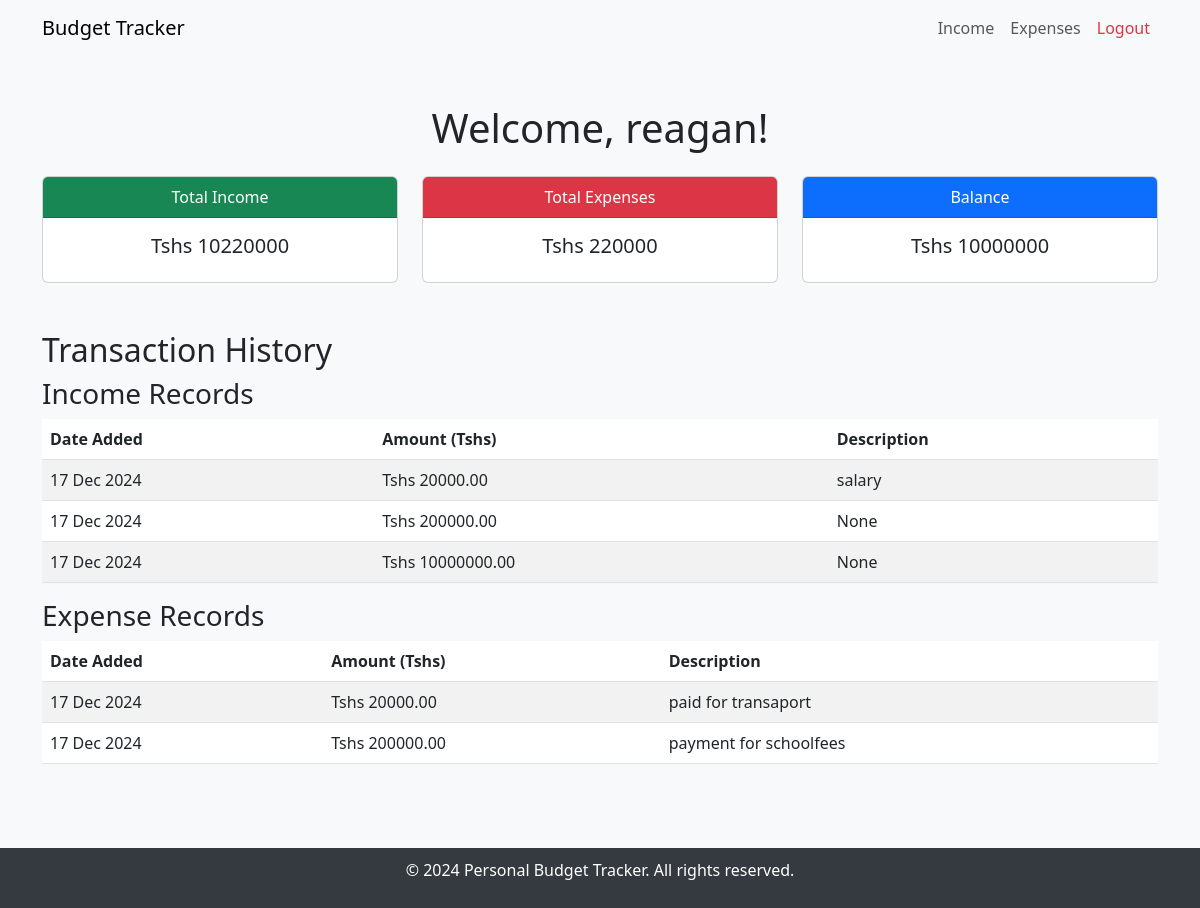
The page /dashboard/ (signed in) on the database its author committed.
### post/models.py (models this page shows, shortened)
class Income(models.Model):
    user = models.ForeignKey(User, on_delete=models.CASCADE, related_name="incomes")
    amount = models.DecimalField(max_digits=10, decimal_places=2)
    time_period = models.CharField(
        max_length=10,
        choices=[('Monthly', 'Monthly'), ('Yearly', 'Yearly')],
        default='Monthly'  # Default to 'Monthly' if no selection is made
    )
    description = models.TextField(blank=True,null=True)
    date_added = models.DateTimeField(auto_now_add=True)

class Expense(models.Model):
    user = models.ForeignKey(User, on_delete=models.CASCADE, related_name="expenses")
    amount = models.DecimalField(max_digits=10, decimal_places=2)
    category = models.CharField(max_length=50)
    date = models.DateField()
    description = models.TextField(blank=True, null=True)
    date_added = models.DateTimeField(auto_now_add=True)

### post/views.py (the view)
# urls.py: path('dashboard/',views.dashboard,name="dashboard"),
@login_required
def dashboard(request):
    total_income = Income.objects.filter(user=request.user).aggregate(Sum('amount'))['amount__sum'] or 0
    total_expenses = Expense.objects.filter(user=request.user).aggregate(Sum('amount'))['amount__sum'] or 0
    balance = total_income - total_expenses
    income_records = Income.objects.filter(user=request.user).order_by('-date_added')
    expense_records = Expense.objects.filter(user=request.user).order_by('-date_added')
    return render(request, 'dashboard.html', {
        'user': request.user,
        'total_income': total_income,
        'total_expenses': total_expenses,
        'balance': balance,
        'income_records': income_records,
        'expense_records': expense_records,
    })

### templates/dashboard.html (shortened to what this page needs)
<!DOCTYPE html>
<html lang="en">
  <head>
    <link
      href="https://cdn.jsdelivr.net/npm/bootstrap@5.3.0-alpha1/dist/css/bootstrap.min.css"
      rel="stylesheet"
    />
  </head>
  <body>
    <nav class="navbar navbar-expand-lg navbar-light bg-light">
      <div class="container">
        <a class="navbar-brand" href="#">Budget Tracker</a>
        <div class="collapse navbar-collapse" id="navbarNav">
          <ul class="navbar-nav ms-auto">
            <li class="nav-item">
              <a class="nav-link" href="{% url 'income' %}">Income</a>
            </li>
            <li class="nav-item">
              <a class="nav-link" href="{% url 'expenses' %}">Expenses</a>
            </li>
            <li class="nav-item">
              <a class="nav-link text-danger" href="{% url 'logout' %}"
                >Logout</a
              >
            </li>
          </ul>
        </div>
      </div>
    </nav>
    <div class="container py-5">
      <h1 class="text-center">Welcome, {{ user.username }}!</h1>
      <div class="row mt-4">
        <div class="col-md-4">
          <div class="card text-center">
            <div class="card-header bg-success text-white">Total Income</div>
            <div class="card-body">
              <h5 class="card-title">Tshs {{ total_income|default:"0.00" }}</h5>
            </div>
          </div>
        </div>
        <div class="col-md-4">
          <div class="card text-center">
            <div class="card-header bg-danger text-white">Total Expenses</div>
            <div class="card-body">
              <h5 class="card-title">
                Tshs {{ total_expenses|default:"0.00" }}
              </h5>
            </div>
          </div>
        </div>
        <div class="col-md-4">
          <div class="card text-center">
            <div class="card-header bg-primary text-white">Balance</div>
            <div class="card-body">
              <h5 class="card-title">Tshs {{ balance|default:"0.00" }}</h5>
            </div>
          </div>
        </div>
      </div>
      <h2 class="mt-5">Transaction History</h2>
      <h3>Income Records</h3>
      <table class="table table-striped">
        <thead>
          <tr>
            <th>Date Added</th>
            <th>Amount (Tshs)</th>
            <th>Description</th>
          </tr>
        </thead>
        <tbody>
          {% for income in income_records %}
          <tr>
            <td>{{ income.date_added|date:"d M Y" }}</td>
            <td>Tshs {{ income.amount|floatformat:2 }}</td>
            <td>{{ income.description }}</td>
          </tr>
          {% empty %}
          <tr>
            <td colspan="3" class="text-center">No income records found.</td>
          </tr>
          {% endfor %}
        </tbody>
      </table>
      <h3>Expense Records</h3>
      <table class="table table-striped">
        <thead>
          <tr>
            <th>Date Added</th>
            <th>Amount (Tshs)</th>
            <th>Description</th>
          </tr>
        </thead>
        <tbody>
          {% for expense in expense_records %}
          <tr>
            <td>{{ expense.date_added|date:"d M Y" }}</td>
            <td>Tshs {{ expense.amount|floatformat:2 }}</td>
            <td>{{ expense.description }}</td>
          </tr>
          {% empty %}
          <tr>
            <td colspan="3" class="text-center">No expense records found.</td>
          </tr>
          {% endfor %}
        </tbody>
      </table>
    </div>
    <footer>
      <div class="container">
        <p>&copy; 2024 Personal Budget Tracker. All rights reserved.</p>
      </div>
    </footer>
  </body>
</html>

### templates/dashboard.html (style rules this page uses)
body { background-color: #f8f9fa; }
footer { background-color: #343a40; color: white; padding: 10px 0; text-align: center; margin-top: 20px; }

### rows shown on the page
Income: date_added "17 Dec 2024", amount "20000.00", description "salary"
Income: date_added "17 Dec 2024", amount "200000.00", description "None"
Income: date_added "17 Dec 2024", amount "10000000.00", description "None"
Expense: date_added "17 Dec 2024", amount "20000.00", description "paid for transaport"
Expense: date_added "17 Dec 2024", amount "200000.00", description "payment for schoolfees"

### other values the page prints
{{ user.username }} "reagan"
{{ total_income|default:"0.00" }} "10220000"
{{ total_expenses|default:"0.00" }} "220000"
{{ balance|default:"0.00" }} "10000000"
